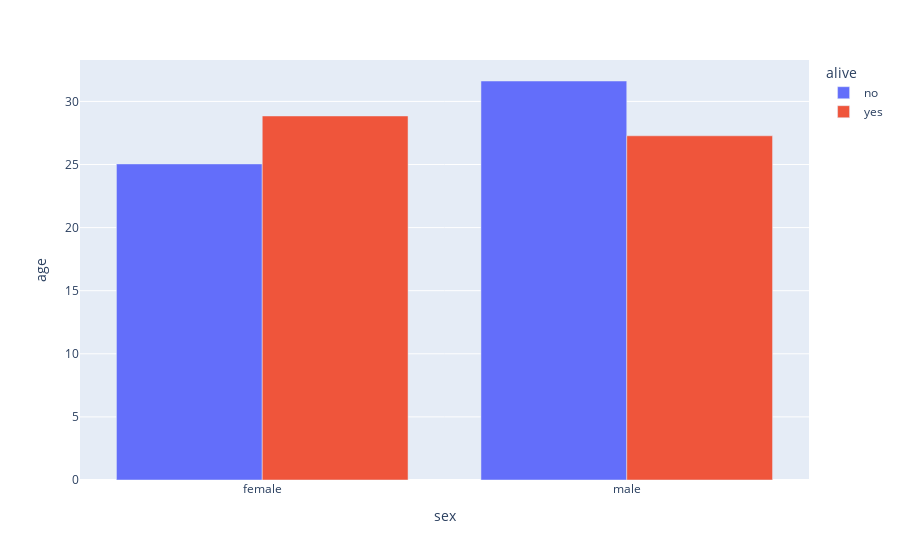

This figure's notebook cell:
### Code cell
xp.bar(data_frame=df_females, x='sex', y='age', color='alive', barmode='group')

### Figure 1 — Plotly figure (JSON) as saved in the notebook; plotly's stock layout.template omitted (floating-point values rounded to 4 significant figures)
{"data": [{"alignmentgroup": "True", "hovertemplate": "alive=no<br>sex=%{x}<br>age=%{y}<extra></extra>", "legendgroup": "no", "marker": {"color": "#636efa", "pattern": {"shape": ""}}, "name": "no", "offsetgroup": "no", "orientation": "v", "showlegend": true, "textposition": "auto", "type": "bar", "x": ["female", "male"], "xaxis": "x", "y": [25.05, 31.62], "yaxis": "y"}, {"alignmentgroup": "True", "hovertemplate": "alive=yes<br>sex=%{x}<br>age=%{y}<extra></extra>", "legendgroup": "yes", "marker": {"color": "#EF553B", "pattern": {"shape": ""}}, "name": "yes", "offsetgroup": "yes", "orientation": "v", "showlegend": true, "textposition": "auto", "type": "bar", "x": ["female", "male"], "xaxis": "x", "y": [28.85, 27.28], "yaxis": "y"}], "layout": {"autosize": true, "barmode": "group", "legend": {"title": {"text": "alive"}, "tracegroupgap": 0}, "margin": {"t": 60}, "xaxis": {"anchor": "y", "autorange": true, "domain": [0, 1], "range": [-0.5, 1.5], "title": {"text": "sex"}, "type": "category"}, "yaxis": {"anchor": "x", "autorange": true, "domain": [0, 1], "range": [0, 33.28], "title": {"text": "age"}, "type": "linear"}}}
